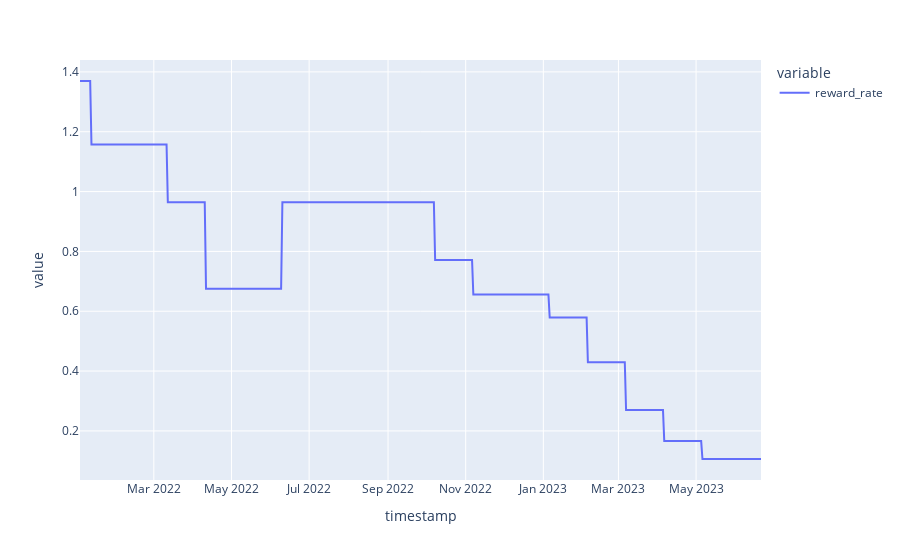

Notebook cell for this chart:
### Markdown cell above
### Reward rate data

### Code cell
from internproject.constants import ROOT_DATA_DIR
stETH_ETH_incentive_rewards_df = pd.read_parquet(ROOT_DATA_DIR / 'raw_pool_data/curve_stETH_ETH/extra_rewards_df.parquet')
px.line(stETH_ETH_incentive_rewards_df['reward_rate'])
# this is the quanitty of LDO rewards issued per second.
# This can be used a replacement for APR that is not circular

### Figure 1 — Plotly figure (JSON) as saved in the notebook; plotly's stock layout.template omitted (floating-point values rounded to 4 significant figures; data arrays with more than 128 entries replaced by an {"elided": "..."} marker saying what was removed)
{"data": [{"hovertemplate": "variable=reward_rate<br>timestamp=%{x}<br>value=%{y}<extra></extra>", "legendgroup": "reward_rate", "line": {"color": "#636efa", "dash": "solid"}, "marker": {"symbol": "circle"}, "mode": "lines", "name": "reward_rate", "orientation": "v", "showlegend": true, "type": "scatter", "x": {"elided": "536 str values"}, "xaxis": "x", "y": {"elided": "536 float values"}, "yaxis": "y"}], "layout": {"legend": {"title": {"text": "variable"}, "tracegroupgap": 0}, "margin": {"t": 60}, "xaxis": {"anchor": "y", "domain": [0, 1], "title": {"text": "timestamp"}}, "yaxis": {"anchor": "x", "domain": [0, 1], "title": {"text": "value"}}}}
